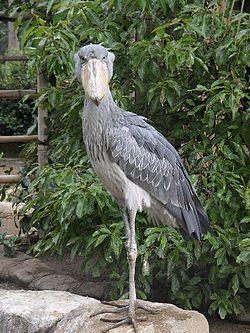
%> input picture L2/Balaenicepsrex.jpg, 250 x 333 px
$ octave kadai3.m   (GNU Octave 9; MATLAB toolbox functions it lacks are replaced by stand-ins)
%> lines starting %> are read from the running program, lines starting %| are printed output that depends on the picture; in (x1, y1, x2, y2) boxes, pixels count from 0 and x2, y2 are one past the last pixel; in counts of white or black regions, pixels touching at a corner belong together; the program's own positions count from 1
I=imread('Balaenicepsrex.jpg');
%> I is the input picture: size 333x250x3 uint8; mean R, G, B 90.1, 97.4, 78.7
I2=rgb2gray(I);
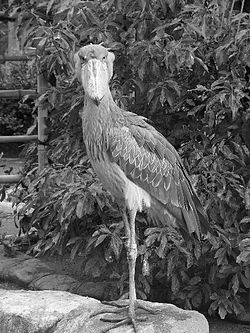
%> I2: size 333x250 uint8; min 0, max 255, mean 93.1

subplot(2,2,1),imshow(I);
subplot(2,2,2),imshow(I2);

R=I(:,:,1);
G=I(:,:,2);
B=I(:,:,3);
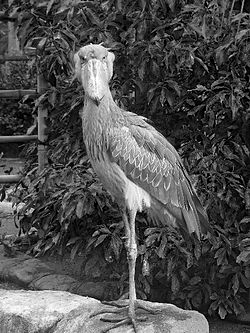
%> B: size 333x250 uint8; min 0, max 255, mean 78.7

%64色に減色
X64=floor(double(R)/64) *4*4 + floor(double(G)/64) *4 + floor(double(B)/64);
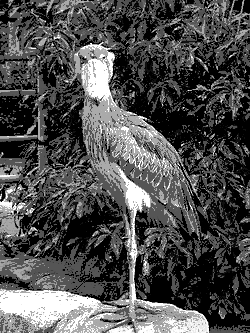
%> X64: size 333x250 double; min 0, max 63, mean 19.4; drawn with min black and max white
%imagescを使った場合
subplot(2,2,3),imagesc(X64);
colormap gray;
%imshowを使った場合
subplot(2,2,4),imshow(X64*4);
%> after `imshow(X64*4)`:
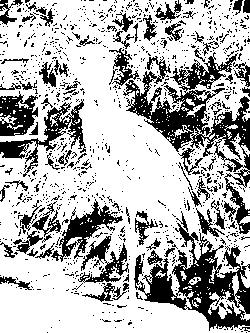
%> displayed picture: size 333x250, on the screen's scale of 0 to 255; 70.7% white; 1025 black regions (937 under 20 px), largest, box (x1, y1, x2, y2) and area: (123, 52, 250, 234) 5715, (134, 211, 250, 331) 4635, (0, 99, 86, 177) 1546

$ run again, with L2/kadai6-1.jpg copied over L2/Balaenicepsrex.jpg
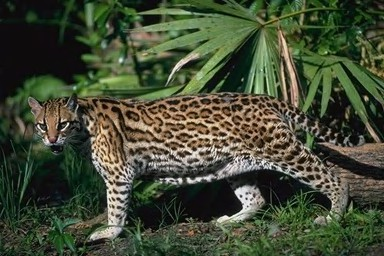
%> input picture L2/kadai6-1.jpg, 384 x 256 px
%> I is the input picture: size 256x384x3 uint8; mean R, G, B 67.8, 75.6, 53.9
%> `X64=floor(double(R)/64) *4*4 + floor(double(G)/64) *4 + floor(double(B..`:
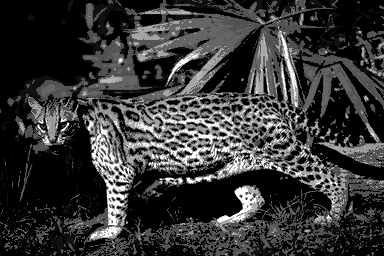
%> X64: size 256x384 double; min 0, max 63, mean 13.5; drawn with min black and max white
%> `imshow(X64*4)`:
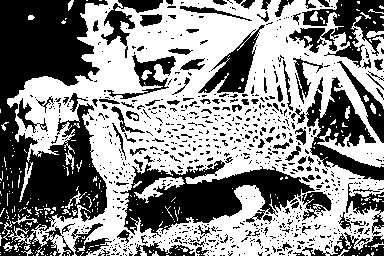
%> displayed picture: size 256x384, on the screen's scale of 0 to 255; 54.8% white; 770 black regions (666 under 20 px), largest, box (x1, y1, x2, y2) and area: (0, 0, 108, 256) 16608, (120, 160, 315, 237) 6780, (306, 77, 384, 181) 3076

$ run again, with L2/kadai6-2.jpg copied over L2/Balaenicepsrex.jpg
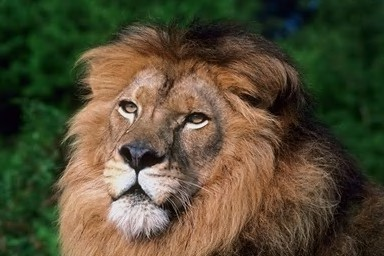
%> input picture L2/kadai6-2.jpg, 384 x 256 px
%> I is the input picture: size 256x384x3 uint8; mean R, G, B 83.6, 76.7, 53.3
%> `X64=floor(double(R)/64) *4*4 + floor(double(G)/64) *4 + floor(double(B..`:
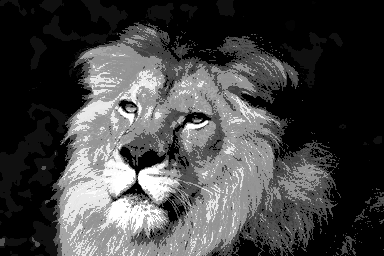
%> X64: size 256x384 double; min 0, max 63, mean 17.1; drawn with min black and max white
%> `imshow(X64*4)`:
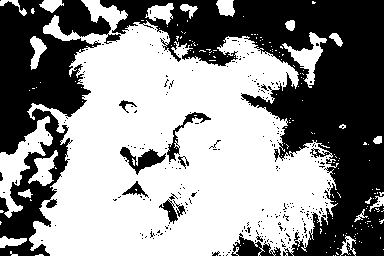
%> displayed picture: size 256x384, on the screen's scale of 0 to 255; 55.7% white; 272 black regions (258 under 20 px), largest, box (x1, y1, x2, y2) and area: (100, 0, 384, 256) 27257, (0, 0, 121, 256) 13633, (231, 233, 281, 256) 536

$ run again, with L2/kadai6-3.jpg copied over L2/Balaenicepsrex.jpg
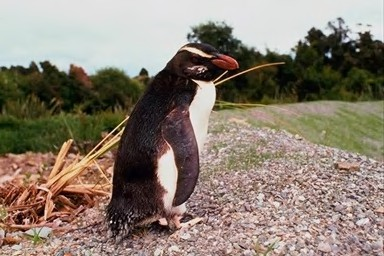
%> input picture L2/kadai6-3.jpg, 384 x 256 px
%> I is the input picture: size 256x384x3 uint8; mean R, G, B 137.7, 125.3, 112.7
%> `X64=floor(double(R)/64) *4*4 + floor(double(G)/64) *4 + floor(double(B..`:
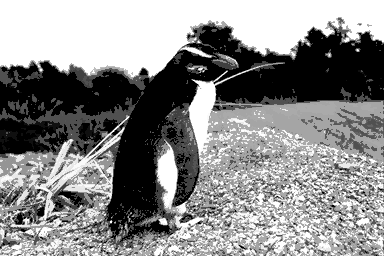
%> X64: size 256x384 double; min 0, max 63, mean 34.1; drawn with min black and max white
%> `imshow(X64*4)`:
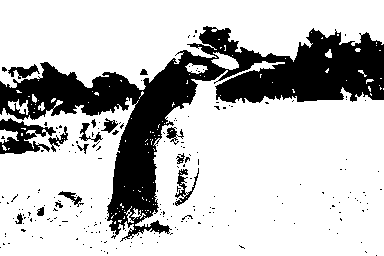
%> displayed picture: size 256x384, on the screen's scale of 0 to 255; 75.7% white; 210 black regions (194 under 20 px), largest, box (x1, y1, x2, y2) and area: (0, 26, 384, 242) 20891, (0, 118, 56, 154) 1022, (175, 168, 199, 206) 275
